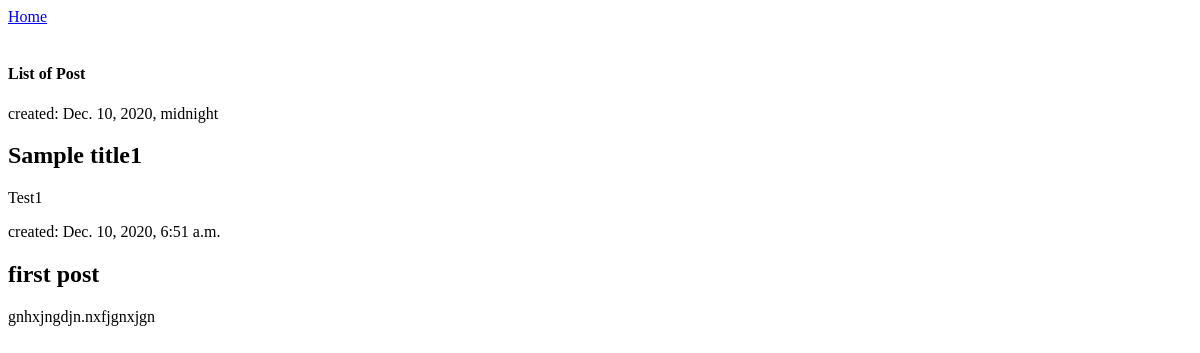
/post_list/, run on an earlier commit of the app's database.
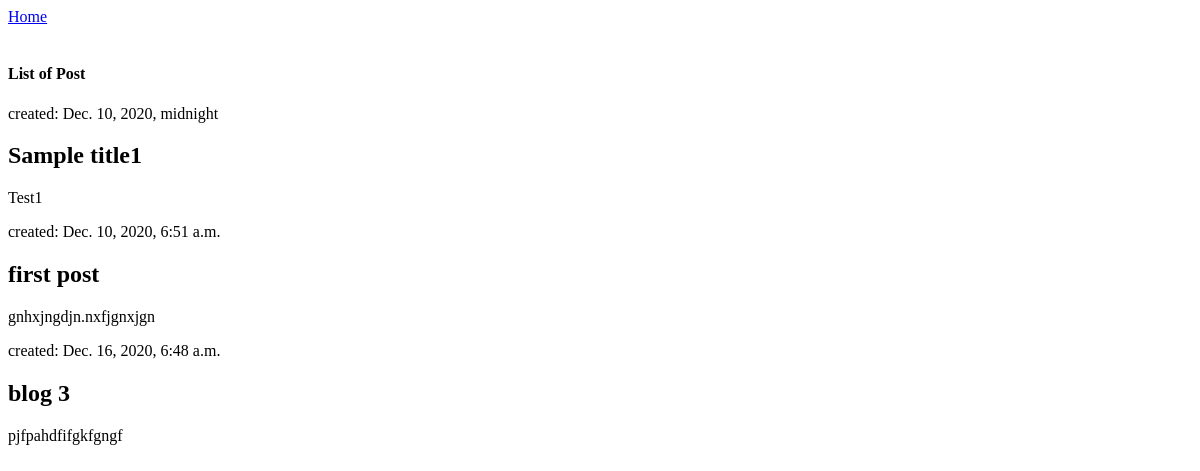
And on a later commit of the database.
### blog/models.py (models this page shows, shortened)
class Post(models.Model):
    objects = None
    STATUS_CHOICES = [
        ('d', 'Draft'),
        ('p', 'Published'),
        ('w', 'Withdrawn'),
    ]
    id = models.AutoField(primary_key=True)
    author = models.ForeignKey(User, on_delete=models.CASCADE)
    title = models.CharField(max_length=200)
    text = models.TextField()
    created_date = models.DateTimeField(default=timezone.now)
    status = models.CharField(max_length=1, choices=STATUS_CHOICES, default='')

### blog/views.py (the view)
# urls.py: path('post_list/', views.post_list, name='post_list'),
def post_list(request):
    posts = Post.objects.filter(created_date__lte=timezone.now()).order_by('created_date')
    return render(request, 'post_list.html', {'posts': posts})

### blog/templates/post_list.html
{% extends 'base.html' %}
{% block content %}
        <h4>List of Post</h4>
            {% for post in posts %}
                <div class="post">
                    <div class="date">
                         <p>created: {{ post.created_date }}</p>
                    </div>
                        <h2>{{ post.title }}</h2>
                        <p>{{ post.text|linebreaksbr }}</p>
                </div>
            {% endfor %}
{% endblock %}

What changed in the data, as far as the page shows it:
added Post: created_date "Dec. 16, 2020, 6:48 a.m.", title "blog 3", text "pjfpahdfifgkfgngf"
